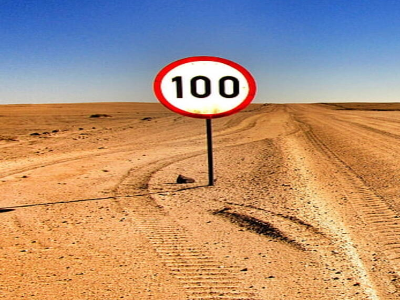
#> input picture images/Q2imageA.png, 400 x 300 px
$ python question2.py
#> lines starting #> are read from the running program, lines starting #| are printed output that depends on the picture
"""
Created on Tue Mar 15 21:51:36 2022

@author: okritvik
"""

import cv2 #USING OPENCV 3.4
import numpy as np
import matplotlib.pyplot as plt

image1 = cv2.imread("./images/Q2imageA.png")
#> image1 is the input picture: shape (300, 400, 3); mean B, G, R 120.7, 145.8, 179.1
image2 = cv2.imread("./images/Q2imageB.png")
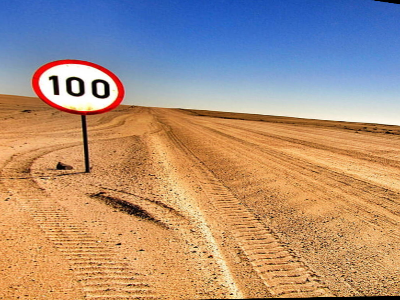
#> input picture images/Q2imageB.png, 400 x 300 px
#> image2 is the input picture: shape (300, 400, 3); mean B, G, R 125.8, 144.8, 171.5

#Extracting Sift Features

sift = cv2.xfeatures2d.SIFT_create()

# Getting the key points and descriptors
kp1, disc1 = sift.detectAndCompute(image1,None)
#> kp1 = 449 keypoints; strongest (x, y, size): (178, 80, 5.6), (179, 94, 4.8), (229, 87, 6.1), (200, 86, 6.1)
kp2, disc2 = sift.detectAndCompute(image2,None)
#> kp2 = 456 keypoints; strongest (x, y, size): (56, 92, 4.2), (54, 79, 5.1), (107, 94, 4.4), (94, 83, 4.3)

# Creating the bf matcher object
bf = cv2.BFMatcher(cv2.NORM_L1,crossCheck = True)

# Getting the match points using the descriptors
matches = bf.match(disc1,disc2)
#> matches = 193 matches
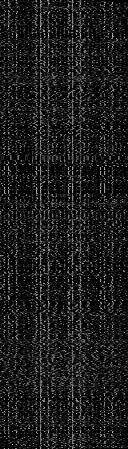
#> disc1: shape (449, 128) float32; min 0, max 221, mean 28.3

# Sorting them according to the distance
matches = sorted(matches, key=lambda x:x.distance)
src = []
dst = []
count = 0

#Getting some random points which gave good homography
for match in matches:
    if(count>30):
        p1 = kp1[match.queryIdx].pt
        p2 = kp2[match.trainIdx].pt
        src.append(p1)
        dst.append(p2)
        count += 1
        if(count>35):
            break
    else:
        count += 1
#> this loop made 36 passes
#> (p1, p2) on passes 32 to 36: ((238, 121.5), (109.3, 119)), ((357.3, 284.1), (210.8, 256.1)), ((154.2, 162.6), (35.35, 149.9)), ((204.1, 120.6), (79.36, 116.5)), ((237.9, 114), (109.1, 112.8))
#> after the loop, count = 36; dst = [(109.3, 119), (210.8, 256.1), (35.35, 149.9), (79.36, 116.5), (109.1, 112.8)]; src = [(238, 121.5), (357.3, 284.1), (154.2, 162.6), (204.1, 120.6), (237.9, 114)]

# print(src)
# print(dst)

#Finding the homography
Homography = cv2.findHomography(np.array(dst), np.array(src))
#> Homography = ([[1.03, -0.0506, 120.9], [-0.103, 1.11, -5.31], [-0.000274, -0.000136, 1]], [1, 1, 1, 1, 1])
H = Homography[0]
#> H = [[1.03, -0.0506, 120.9], [-0.103, 1.11, -5.31], [-0.000274, -0.000136, 1]]

size1 = image1.shape
#> size1 = (300, 400, 3)
size2 = image2.shape
#> size2 = (300, 400, 3)

# Drawing the matches using the features
image3 = cv2.drawMatches(image1,kp1,image2,kp2,matches[30:34], image2)
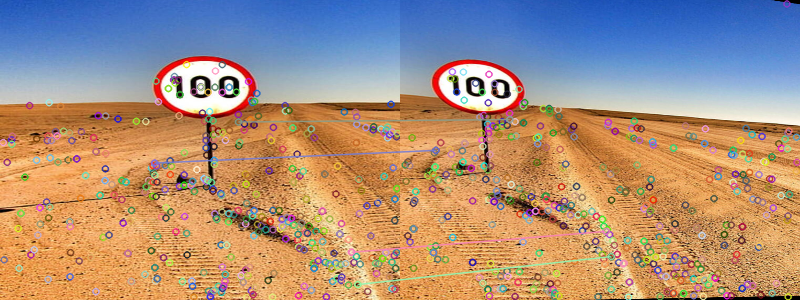
#> image3: shape (300, 800, 3); mean B, G, R 126.6, 144.5, 170.4
plt.imshow(cv2.cvtColor(image3,cv2.COLOR_BGR2RGB))
plt.title("Matched Features using SIFT")
plt.show()

# Warping the second image using the homography matrix
final = cv2.warpPerspective(image2, H, ((image1.shape[1] + image2.shape[1]), image2.shape[0])) #wraped image
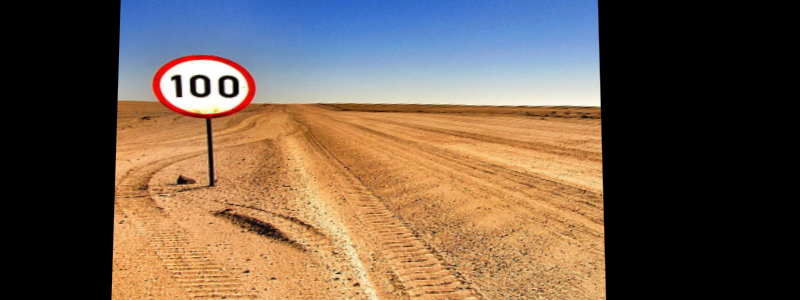
#> final: shape (300, 800, 3); mean B, G, R 75.3, 90.9, 109.8
plt.imshow(cv2.cvtColor(final,cv2.COLOR_BGR2RGB))
plt.title("Warped Image")
plt.show()

# Stitching the images together
try:
    for a in range(size1[0]):
        for b in range(size1[1]):
            final[a][b] = image1[a][b]
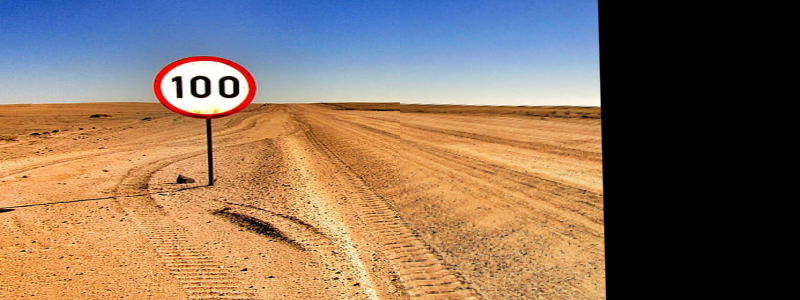
#> final: shape (300, 800, 3); mean B, G, R 93, 112.2, 136
            # f = [a,b,1]
            # f = np.reshape(f,(3,1))
            # x, y, z = np.matmul(H,f)
            # warped[int(y/z)][int(x/z)] = image2[a][b]

except:
    pass
# Show the stitched image
plt.imshow(cv2.cvtColor(final,cv2.COLOR_BGR2RGB))
plt.title("Stitched Image")
plt.show()
